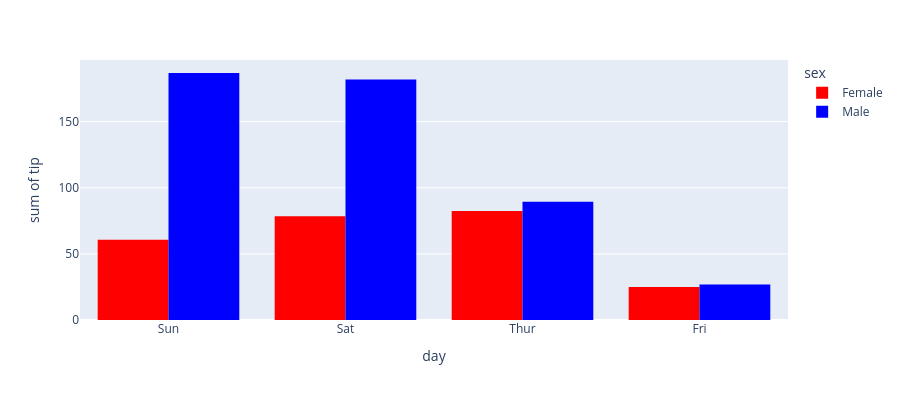

Here is the notebook cell this chart was saved with:
### Code cell
import plotly.express as px

day = df['day']
tip = df['tip']
sex = df['sex']


day_tip_sex_gr = px.histogram(df, x=day, y=tip,
             color=sex, barmode='group',
             color_discrete_map={"Male": "blue", "Female": "red"},
             height=400)
day_tip_sex_gr.show()

### Figure 1 — Plotly figure (JSON) as saved in the notebook; plotly's stock layout.template omitted (floating-point values rounded to 4 significant figures; data arrays with more than 128 entries replaced by an {"elided": "..."} marker saying what was removed)
{"data": [{"alignmentgroup": "True", "bingroup": "x", "histfunc": "sum", "hovertemplate": "sex=Female<br>day=%{x}<br>sum of tip=%{y}<extra></extra>", "legendgroup": "Female", "marker": {"color": "red", "pattern": {"shape": ""}}, "name": "Female", "offsetgroup": "Female", "orientation": "v", "showlegend": true, "type": "histogram", "x": ["Sun", "Sun", "Sun", "Sun", "Sun", "Sun", "Sat", "Sat", "Sat", "Sat", "Sat", "Sat", "Sun", "Sun", "Sat", "Sat", "Sat", "Sat", "Sat", "Sat", "Sat", "Thur", "Thur", "Fri", "Fri", "Fri", "Fri", "Fri", "Sat", "Sat", "Sat", "Sat", "Sat", "Sun", "Sun", "Thur", "Thur", "Thur", "Thur", "Thur", "Thur", "Thur", "Thur", "Thur", "Thur", "Thur", "Thur", "Thur", "Thur", "Thur", "Thur", "Thur", "Thur", "Thur", "Thur", "Thur", "Thur", "Sun", "Sun", "Sun", "Sun", "Sun", "Sat", "Sat", "Sun", "Sun", "Sun", "Thur", "Thur", "Thur", "Thur", "Thur", "Thur", "Thur", "Sat", "Sat", "Sat", "Sat", "Sat", "Fri", "Fri", "Fri", "Fri", "Sat", "Sat", "Sat", "Thur"], "xaxis": "x", "y": [1.01, 3.61, 5.0, 3.02, 1.67, 3.5, 2.75, 2.23, 3.0, 3.0, 2.45, 3.07, 2.6, 5.2, 1.5, 2.47, 1.0, 3.0, 3.14, 5.0, 2.2, 1.83, 5.17, 1.0, 4.3, 3.25, 2.5, 3.0, 2.5, 3.48, 4.08, 4.0, 1.0, 4.0, 3.5, 1.5, 1.8, 2.92, 1.68, 2.52, 4.2, 2.0, 2.0, 2.83, 1.5, 2.0, 3.25, 1.25, 2.0, 2.0, 2.75, 3.5, 5.0, 2.3, 1.5, 1.36, 1.63, 5.14, 3.75, 2.61, 2.0, 3.0, 1.61, 2.0, 4.0, 3.5, 3.5, 4.19, 5.0, 2.0, 2.01, 2.0, 2.5, 3.23, 2.23, 2.5, 6.5, 1.1, 3.09, 3.48, 3.0, 2.5, 2.0, 2.88, 4.67, 2.0, 3.0], "yaxis": "y"}, {"alignmentgroup": "True", "bingroup": "x", "histfunc": "sum", "hovertemplate": "sex=Male<br>day=%{x}<br>sum of tip=%{y}<extra></extra>", "legendgroup": "Male", "marker": {"color": "blue", "pattern": {"shape": ""}}, "name": "Male", "offsetgroup": "Male", "orientation": "v", "showlegend": true, "type": "histogram", "x": {"elided": "157 str values"}, "xaxis": "x", "y": {"elided": "157 float values"}, "yaxis": "y"}], "layout": {"barmode": "group", "height": 400, "legend": {"title": {"text": "sex"}, "tracegroupgap": 0}, "margin": {"t": 60}, "xaxis": {"anchor": "y", "domain": [0, 1], "title": {"text": "day"}}, "yaxis": {"anchor": "x", "domain": [0, 1], "title": {"text": "sum of tip"}}}}
